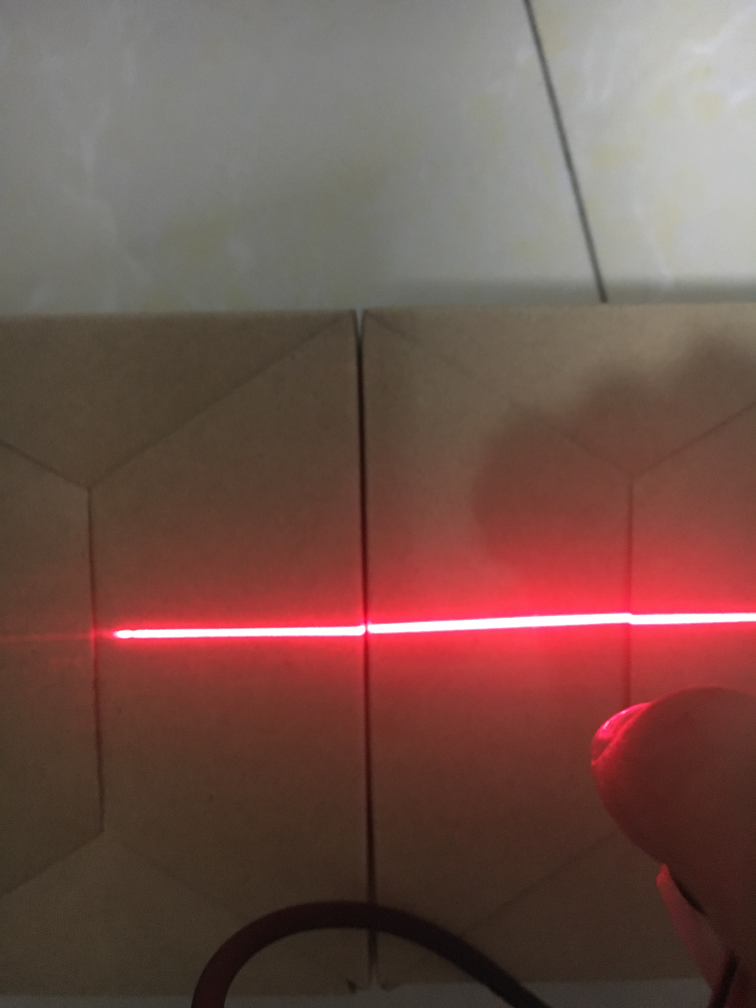
//> input picture twoDimensionImageHandle_3_2015/true1.jpg, 3024 x 4032 px (shown at 1/4 size)
$ ./main   (built with g++ and OpenCV 4)
//> lines starting //> are read from the running program, lines starting //| are printed output that depends on the picture; after the words box and inside, x2 and y2 are one past the last pixel; in counts of white or black regions, pixels touching at a corner belong together
//> further down, srcImg is the input picture: 4032 rows x 3024 cols, CV_8UC3; mean B, G, R 76.8, 84, 114.2
#include<opencv2/opencv.hpp>

using namespace cv;
using namespace std;

#define random(x) (rand()%x)
const int PER_SIZE_JUDGE = 100;
const int POINT_CIRCLE_FONT = 10;
const int LINE_FONT = 3;

// [24 lines of commented-out code are left out]

void each_px_optimize(Mat src_img)
{
	int rows = src_img.rows;
	int cols = src_img.cols*src_img.channels();

	//cout << rows << "," << src_img.cols << "," << src_img.channels() << endl;
	vector<vector<vector<int>>> goal_clos;							//1：选定列；2：连续区域；3：行数
	vector<int> sel_cols_list;										// 选中列集合的序号
	for (int sel_cols = 0; sel_cols < cols ; sel_cols += PER_SIZE_JUDGE)
	{
		sel_cols_list.push_back(sel_cols);
		vector<vector<int>> goal_zone;								// 1：连续区域；2：行数
		for (int i = 0; i < rows; i++)
		{
			int data = src_img.ptr<uchar>(i, sel_cols)[0];
			if (data == 255)
			{
				int last_px;										//每列连续区域集合最后一个集合的最后一行.(为空赋为1)
				if (!goal_zone.empty())
				{
					vector<int> a = goal_zone.back();
					last_px = a.back();
				}
				else
					last_px = 1;

				if (last_px == 1)									// 初始化集合
				{
					vector<int> rows_list;
					rows_list.push_back(i);
					goal_zone.push_back(rows_list);
				}
				else												// 有值判断是否连续
				{
					if (i != last_px + 1)
					{
						vector<int> rows_list;
						rows_list.push_back(i);
						goal_zone.push_back(rows_list);
					}
					else
					{
						vector<int> rows_list = goal_zone.back();
						goal_zone.pop_back();
						rows_list.push_back(i);
						goal_zone.push_back(rows_list);
					}
				}
			}
		}
		goal_clos.push_back(goal_zone);
	}

	Mat toColor;
	cvtColor(src_img, toColor, CV_GRAY2BGR);

	int point_index = sel_cols_list.size() / 2 / 3;
	int left_index_1 = point_index;
	int left_index_2 = point_index * 2;
	int right_index_1 = point_index * 4;
	int right_index_2 = point_index * 5;

	int up_left_point[4];										 // 断点左边，上面两个点的坐标 x1y1x2y2
	int up_right_point[4];										 // 断点右边，上面两个点的坐标 x3y3x4y4

	// 选定的四列中没有黑色区域块
	if (!(goal_clos[left_index_1].empty() ||
		goal_clos[left_index_2].empty() ||
		goal_clos[right_index_1].empty() ||
		goal_clos[right_index_2].empty()))
	{
		up_left_point[0] = sel_cols_list[left_index_1];				 // x1
		up_left_point[1] = goal_clos[left_index_1].front().front();  // y1
		up_left_point[2] = sel_cols_list[left_index_2];  			 // x2
		up_left_point[3] = goal_clos[left_index_2].front().front();	 // y2
		int dif_left_b = goal_clos[left_index_1].front().back() - goal_clos[left_index_1].front().front();

		up_right_point[0] = sel_cols_list[right_index_1];			 // x3
		up_right_point[1] = goal_clos[right_index_1].front().front();// y3
		up_right_point[2] = sel_cols_list[right_index_2];  			 // x4
		up_right_point[3] = goal_clos[right_index_2].front().front();// y4
		int dif_right_b = goal_clos[right_index_1].front().back() - goal_clos[right_index_1].front().front();

		circle(toColor, Point(up_left_point[0], up_left_point[1]), POINT_CIRCLE_FONT, Scalar(255, 0, 0), -1);
		circle(toColor, Point(up_left_point[2], up_left_point[3]), POINT_CIRCLE_FONT, Scalar(255, 0, 0), -1);
		circle(toColor, Point(up_left_point[0], up_left_point[1] + dif_left_b), POINT_CIRCLE_FONT, Scalar(255, 0, 0), -1);
		circle(toColor, Point(up_left_point[2], up_left_point[3] + dif_left_b), POINT_CIRCLE_FONT, Scalar(255, 0, 0), -1);

		circle(toColor, Point(up_right_point[0], up_right_point[1]), POINT_CIRCLE_FONT, Scalar(255, 0, 0), -1);
		circle(toColor, Point(up_right_point[2], up_right_point[3]), POINT_CIRCLE_FONT, Scalar(255, 0, 0), -1);
		circle(toColor, Point(up_right_point[0], up_right_point[1] + dif_right_b), POINT_CIRCLE_FONT, Scalar(255, 0, 0), -1);
		circle(toColor, Point(up_right_point[2], up_right_point[3] + dif_right_b), POINT_CIRCLE_FONT, Scalar(255, 0, 0), -1);


		float k_left, k_right;					// 斜率左边上下一致，右边上线一致
		int b_up_left, b_up_right;

		k_left = (up_left_point[3] - up_left_point[1]) / (up_left_point[2] - up_left_point[0]);
		k_right = (up_right_point[3] - up_right_point[1]) / (up_right_point[2] - up_right_point[0]);
		b_up_left = up_left_point[1] - k_left * up_left_point[0];
		b_up_right = up_right_point[1] - k_right * up_right_point[0];

		line(toColor,
			Point(up_left_point[0], up_left_point[1]),			// 左上
			Point(up_left_point[2], up_left_point[3]),
			Scalar(240, 26, 46), LINE_FONT, CV_AA);
		line(toColor,					    // 左下
			Point(up_left_point[0], up_left_point[1] + dif_left_b),
			Point(up_left_point[2], up_left_point[3] + dif_left_b),
			Scalar(240, 26, 46), LINE_FONT, CV_AA);

		line(toColor,						// 右上
			Point(up_right_point[0], up_right_point[1]),
			Point(up_right_point[2], up_right_point[3]),
			Scalar(240, 26, 46), LINE_FONT, CV_AA);
		line(toColor,                       // 右下
			Point(up_right_point[0], up_right_point[1] + dif_right_b),
			Point(up_right_point[2], up_right_point[3] + dif_right_b),
			Scalar(240, 26, 46), LINE_FONT, CV_AA);
	}

	namedWindow("ok", WINDOW_KEEPRATIO);
	imshow("ok", toColor);
}

/*
* 遍历每个像素
*/
// [46 lines left out: function each_px, not called in this run]

/*
* 二值化
*/
// [32 lines left out: function twoValueFun, not called in this run]

/*
* 实时分析图像
*/
int getVideoFromCamera()
{
	VideoCapture cap;
	cap.open(0);
	//cap.set(CV_CAP_PROP_FRAME_WIDTH, 2560);  //设置捕获视频的宽度
	//cap.set(CV_CAP_PROP_FRAME_HEIGHT, 720);  //设置捕获视频的高度
	if (!cap.isOpened())
	{
		return -1;
	}

	Mat frame, frame_L, cannyResult;
	cap >> frame;                                //从相机捕获一帧图像
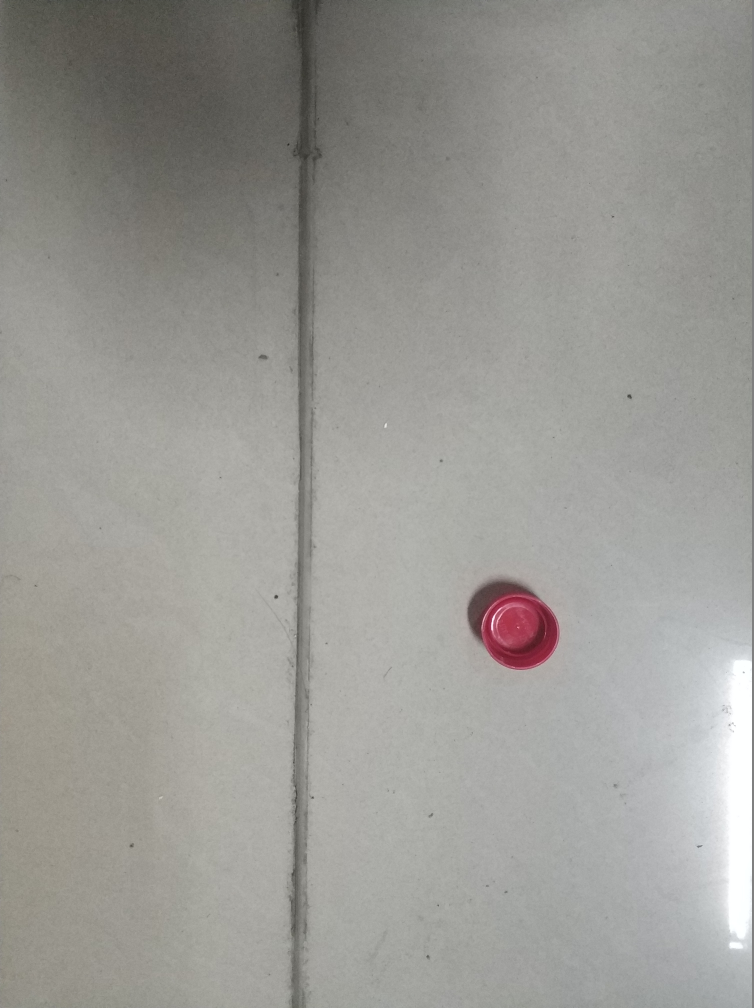
//> input picture twoDimensionImageHandle_3_2015/test1.jpg, 3016 x 4032 px, given in place of the camera (shown at 1/4 size)
//> frame is the input picture: 4032 rows x 3016 cols, CV_8UC3; mean B, G, R 148.7, 153.3, 154.3
	Mat grayImage;                               //用于存放灰度数据

	while (1)
	{
		cap >> frame;                             //从相机捕获一帧图像

		Mat  result, grayImg;
		cvtColor(frame, grayImg, COLOR_RGB2GRAY);
		threshold(grayImg, result, 127, 255, THRESH_BINARY);
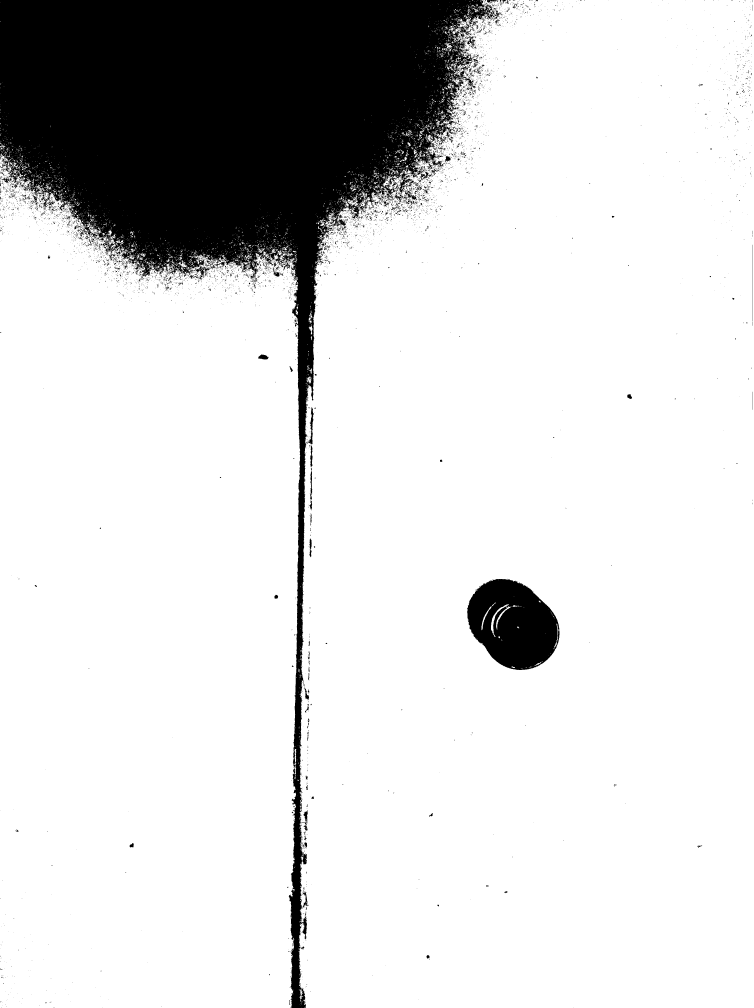
//> result: 4032 rows x 3016 cols, CV_8UC1 (shown at 1/4 size); 84.6% white; 6910 black regions (6523 under 20 px), largest, box (x1, y1, x2, y2) and area: (0, 0, 1980, 4032) 1731461, (1869, 2316, 2238, 2680) 95309, (1231, 1630, 1256, 1777) 1107

		Mat frame_ok(result, Rect(0, 0, 640, 480));
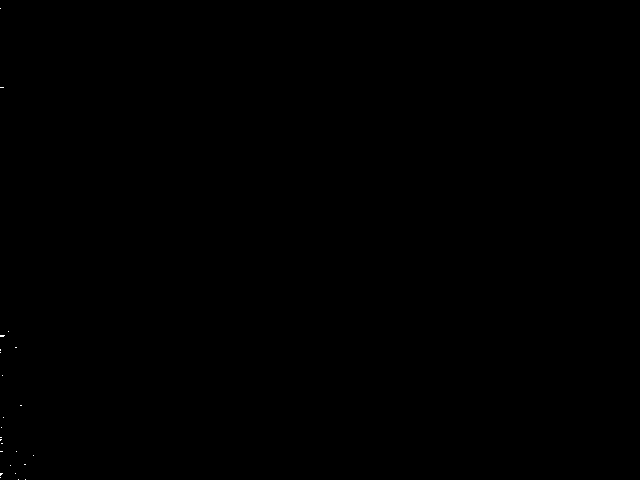
//> frame_ok: 480 rows x 640 cols, CV_8UC1; 0.02% white in thin lines or dots, all inside (x1, y1, x2, y2) = (0, 8, 34, 480)
		each_px_optimize(frame_ok);

		if (waitKey(30) >= 0) break;
//> the Esc key is pressed
	}

	cap.release();
}

/*
 * 图形强化
 */
// [13 lines left out: function toStoreFun, not called in this run]


int main()
{
	system("mode con:cols=100 lines=3000");
	Mat srcImg = imread("true1.jpg");

	//twoValueFun(srcImg);
	getVideoFromCamera();

	waitKey(0);
	return 0;
}

// [118 lines left out: function mutiImg, not called in this run]

/*
*  滤波
*/
// [32 lines left out: function blur, not called in this run]
